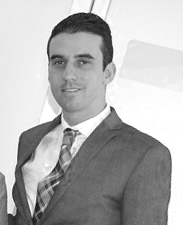
#> input picture img/125.png, 183 x 225 px
$ python test_image.py
#> lines starting #> are read from the running program, lines starting #| are printed output that depends on the picture; after the words box and inside, x2 and y2 are one past the last pixel; in counts of white or black regions, pixels touching at a corner belong together
import cv2
import numpy

face_cascade = cv2.CascadeClassifier(cv2.data.haarcascades + "haarcascade_frontalface_default.xml")
eye_cascade = cv2.CascadeClassifier(cv2.data.haarcascades + "haarcascade_eye.xml")
img = cv2.imread('img/125.png')
#> img is the input picture: shape (225, 183, 3); min 1, max 255, mean 178.5
gray_picture = cv2.cvtColor(img, cv2.COLOR_BGR2GRAY)#make picture gray
faces = face_cascade.detectMultiScale(gray_picture, 1.3, 5)
#> faces = [[38, 37, 68, 68]]
for (x,y,w,h) in faces:
    cv2.rectangle(img,(x,y),(x+w,y+h),(255,255,0),2)
#> this loop made 1 pass
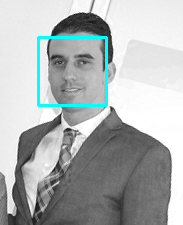
#> img: shape (225, 183, 3); 1.97% of pixels changed, all inside (x1, y1, x2, y2) = (37, 36, 108, 107)
gray_face = gray_picture[y:y+h, x:x+w] # cut the gray face frame out
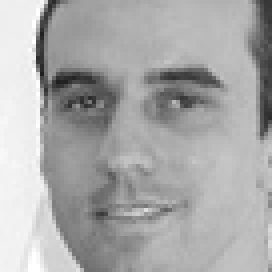
#> gray_face: shape (68, 68) (shown 4 times larger); min 31, max 255, mean 169.7
face = img[y:y+h, x:x+w] # cut the face frame out
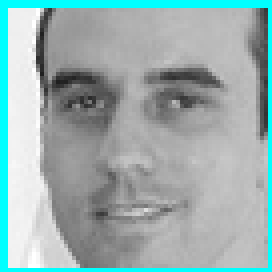
#> face: shape (68, 68, 3) (shown 4 times larger); mean B, G, R 175.3, 175.3, 153.3
eyes = eye_cascade.detectMultiScale(gray_face)
#> eyes = [[34, 15, 22, 22]]
for (ex,ey,ew,eh) in eyes:
    cv2.rectangle(face,(ex,ey),(ex+ew,ey+eh),(0,225,255),2)
#> this loop made 1 pass
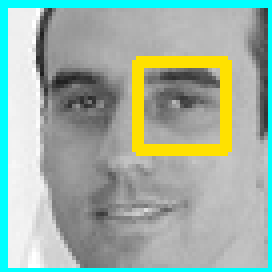
#> face: shape (68, 68, 3) (shown 4 times larger); 5.62% of pixels changed, all inside (x1, y1, x2, y2) = (33, 14, 58, 39)
cv2.imshow('my image',img)
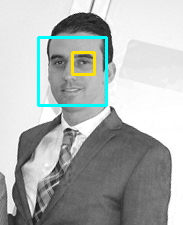
#> window 'my image': shape (225, 183, 3); mean B, G, R 178.7, 180.2, 175.3
cv2.waitKey(0)
cv2.destroyAllWindows()

$ run again, with img/124.png copied over img/125.png
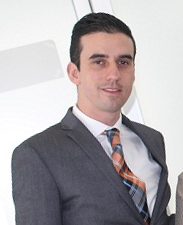
#> input picture img/124.png, 183 x 225 px
#> img is the input picture: shape (225, 183, 3); mean B, G, R 171.4, 168.5, 173.9
#> faces = [[73, 34, 74, 74]]
#> the loop `for (x,y,w,h) in faces:` made 1 pass
#> eyes = [[13, 17, 23, 23], [39, 16, 23, 23]]
#> the loop `for (ex,ey,ew,eh) in eyes:` made 2 passes
#> after the loop `for (ex,ey,ew,eh) in eyes:`:
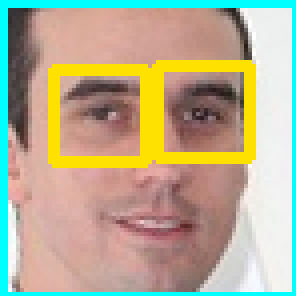
#> face: shape (74, 74, 3) (shown 4 times larger); mean B, G, R 145.3, 173.3, 183
#> `cv2.imshow('my image',img)`:
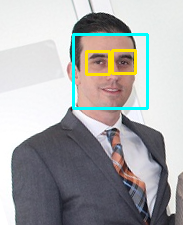
#> window 'my image': shape (225, 183, 3); mean B, G, R 171.1, 171, 170.5

$ run again, with img/fa123.jpg saved as img/125.png
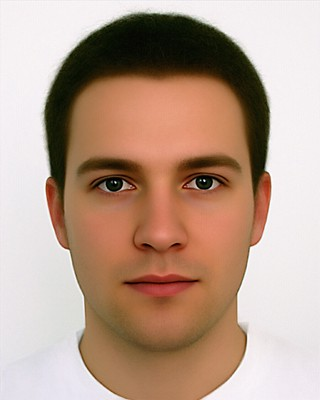
#> input picture img/fa123.jpg, 320 x 400 px
#> img is the input picture: shape (400, 320, 3); mean B, G, R 141.4, 158, 184.7
#> faces = [[42, 91, 229, 229]]
#> the loop `for (x,y,w,h) in faces:` made 1 pass
#> eyes = [[132, 63, 55, 55], [40, 65, 56, 56], [103, 197, 26, 26]]
#> the loop `for (ex,ey,ew,eh) in eyes:` made 3 passes
#> after the loop `for (ex,ey,ew,eh) in eyes:`:
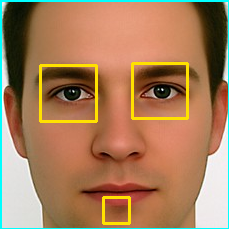
#> face: shape (229, 229, 3); mean B, G, R 90.9, 125.8, 166.8
#> `cv2.imshow('my image',img)`:
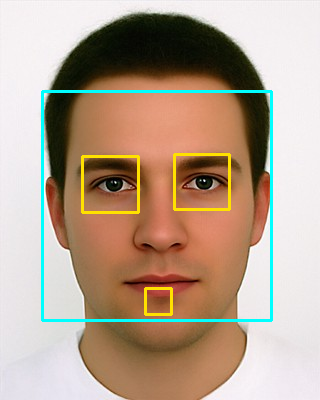
#> window 'my image': shape (400, 320, 3); mean B, G, R 142.4, 161.2, 181.5
